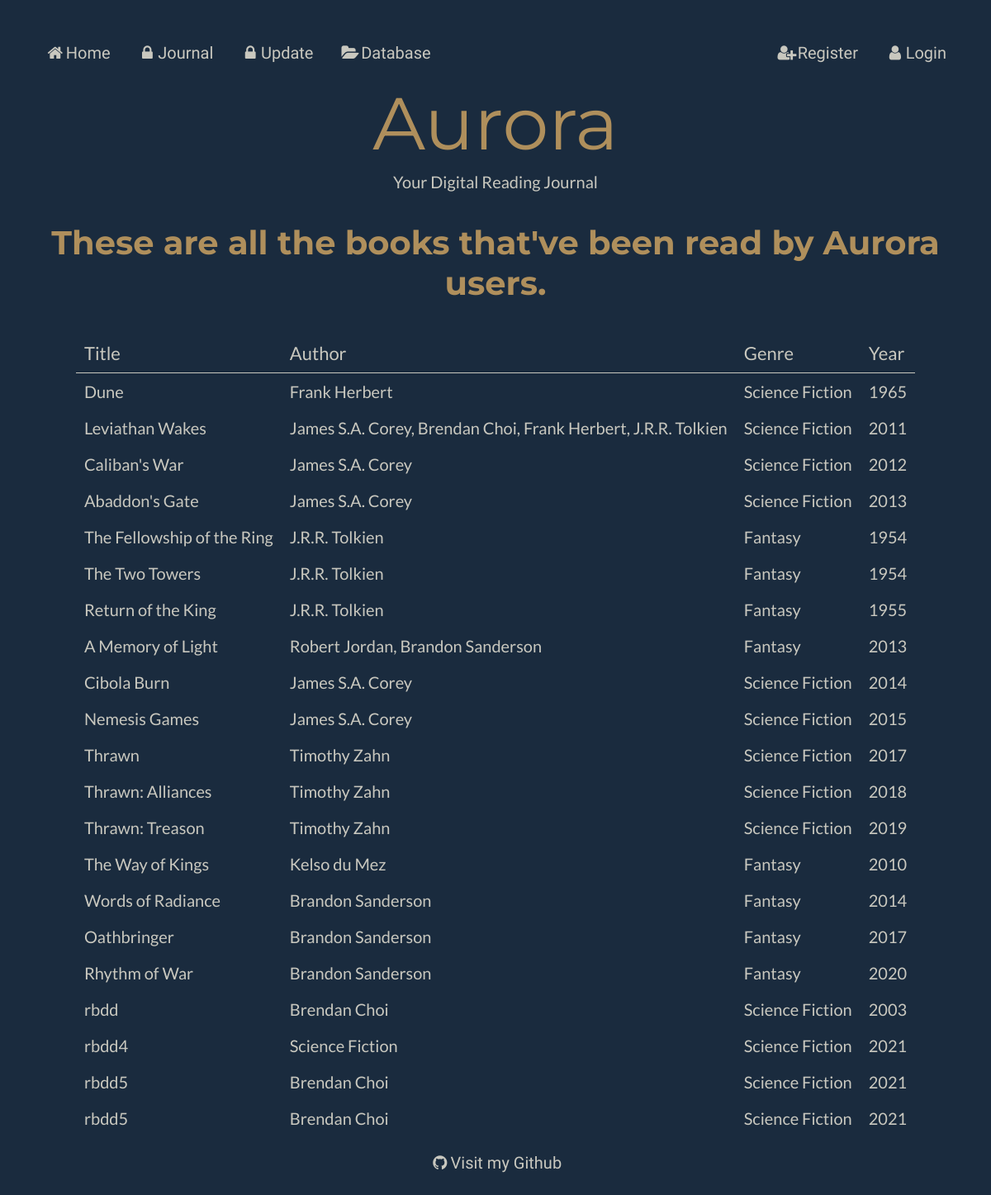
Before: /books with the older database file.
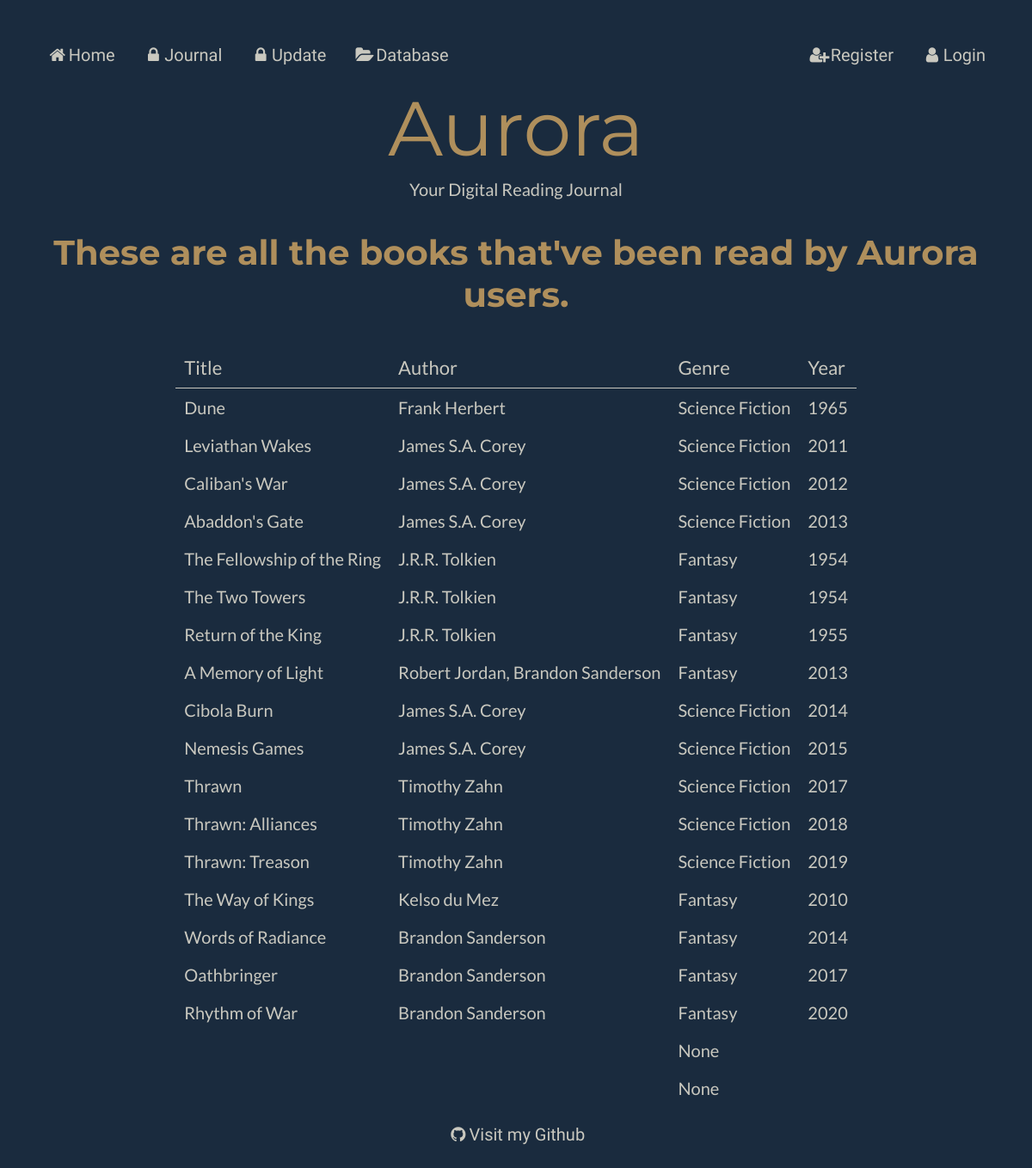
After: the same page with the newer database file.
### models.py (models this page shows)
class Books (db.Model):
    __tablename__ = "Books"
    bookid = db.Column(db.Integer, primary_key=True)
    title = db.Column(db.String(80))
    synopsis = db.Column(db.String(80))
    year = db.Column(db.String(80))
    authors = db.relationship("Authors", secondary=BooksAuthors, back_populates="books")
    users = db.relationship("Users", secondary=BooksUsers, back_populates="books")
    genres = db.relationship("Genres", secondary=BooksGenres, back_populates="books")

### main.py (the view)
@app.route('/books')
def books():
    book = models.Books.query.all()
    return render_template("allbooks.html", book=book, page_title="Books")

### main.py (called while the page is built)
@app.context_processor
def add_current_user():
    if session.get('user'): # if a user is logged in
        return dict(current_user=models.Users.query.get(session['user'])) # current user is equal to userinfo of user session
    return dict(current_user=None) # otherwise current user is none

### templates/allbooks.html
{% extends "layout.html" %}
{% block content %}
{% if current_user %}
<h1>Hey {{current_user.username}}, these that've been read by Aurora users.</h1>
{% else %}
<h1>These are all the books that've been read by Aurora users.</h1>
{% endif %}
<table id="books">
        <tr>
            <th colspan = 1>Title</th>
            <th colspan = 1>Author</th>
            <th colspan = 1>Genre</th>
            <th colspan = 1>Year</th>
        </tr>
    {% for book in book %}
        <tr>
            <td> <a href="/book/{{ book.title }}"> {{ book.title }} </a></td>
            <td> <a href="/author/{{ book.authors|map(attribute='name')|join(', ') }}">{{ book.authors|map(attribute="name")|join(", ") }}</a></td>
            <td> <a href="/genre/{{ book.genres|map(attribute='name')|join(', ') }}"> {{ book.genres|map(attribute="name")|join(", ") }}</a></td>
            <td>{{ book.year }}</td>
        </tr>
    {% endfor %}
</table>
{% endblock %}

### templates/layout.html (shortened to what this page needs)
<!DOCTYPE html>
<html lang='en'>
    <head>
        <link rel="stylesheet" href="/static/styles.css">
        <link rel="stylesheet" href="https://cdnjs.cloudflare.com/ajax/libs/font-awesome/4.7.0/css/font-awesome.min.css">
    </head>
    <body>
        {% include "nav.html" %}
        <header>Aurora</header>
        <subhead>Your Digital Reading Journal</subhead>
        {% block content %}{% endblock %}
        {% include "footer.html" %}
    </body>
</html>

### templates/nav.html
<nav>
    <ul>
        <li><a href="/"><i class="fa fa-fw fa-home"></i>Home</a></li>
        {% if current_user %}
        <li><a href="/journal"><i class="fa fa-fw fa-book"></i>Journal</a></li>
        <li><a href="/update"><i class="fa fa-fw fa-edit"></i>Update</a></li>
        {% else %}
        <li><a href="/"><i class="fa fa-fw fa-lock"></i>Journal</a></li>
        <li><a href="/"><i class="fa fa-fw fa-lock"></i>Update</a></li>
        {% endif %}
        <li><a href="/books"><i class="fa fa-fw fa-folder-open"></i>Database</a></li>
        {% if current_user %}
        <li><a href="/logout"><i class="fa fa-fw fa-user-o"></i>Logout</a></li>
        <li><a><i class="fa fa-fw fa-user-circle"></i>Logged in as {{current_user.username}}</a></li>
        {% else %}
        <li><a href="/login"><i class="fa fa-fw fa-user"></i>Login</a></li>
        <li><a href="/signup"><i class="fa fa-fw fa-user-plus"></i>Register</a></li>
        {% endif %}
    </ul>
</nav>

### templates/footer.html
<footer>
    <a href="https://github.com/StephenHuang17253/aurora"><i class="fa fa-fw fa-github"></i>Visit my Github</a>
</footer>

### static/styles.css (style rules this page uses)
:root { --bg-color: #1a2b3e; --main-color: #af8f5c; --sub-color: #3a506c; --text-color: #c9c8bf; --button-color-green: #2E8B57; --button-color-red: #B22222; --font-aurora: "Montserrat"; --font-header: "Montserrat"; --font-body: "Lato"; --font-nav: "Julius Sans One"; }
html { height: 100%; }
body { font-family: var(--font-body); color: var(--text-color) ; font-size: 20px; background-color: var(--bg-color); padding: 30px; text-align: center; min-height: 100%; }
h1 { font-family: var(--font-header); color: var(--main-color) ; padding: 10px; }
header { font-family: var(--font-aurora); color: var(--main-color) ; font-size: 445%; padding: 5px; }
subhead { font-family: var(--font-body); padding: 10px; }
ul { list-style-type: none; margin: 0; padding: 0; overflow: hidden; font-family: var(--font-nav); }
li { float: left; }
li a { display: block; color: var(--text-color); text-align: center; padding: 14px 16px; text-decoration: none; }
li:nth-child(5) { float: right; }
li:last-child { float: right; }
table { border-collapse: collapse; margin: auto; text-align: left; }
th, td { text-align: left; padding: 10px; }
tr { text-align: left; }
th { font-family: var(--font-body);; font-weight: normal; font-size: 110%; color: var(--text-color); border-bottom: thin solid var(--text-color); }
a:link { color: var(--text-color); background-color: transparent; text-decoration: none; cursor: pointer; }
footer { padding-top: 20px; left: 0; bottom: 0; width: 100%; background-color: var(--bg-color); color: var(--text-color); text-align: center; font-family: var(--font-nav); }

Changed rows visible on the page:
removed Books: title "rbdd", authors|map "Brendan Choi", genres|map "Science Fiction", year "2003"
removed Books: title "rbdd4", authors|map "Science Fiction", genres|map "Science Fiction", year "2021"
removed Books: title "rbdd5", authors|map "Brendan Choi", genres|map "Science Fiction", year "2021"
removed Books: title "rbdd5", authors|map "Brendan Choi", genres|map "Science Fiction", year "2021"
computed for Books "Leviathan Wakes": authors|map "James S.A. Corey, Brendan Choi, Frank Herbert, J.R.R. Tolkien" → "James S.A. Corey"
added Books: genres|map "None"
added Books: genres|map "None"
